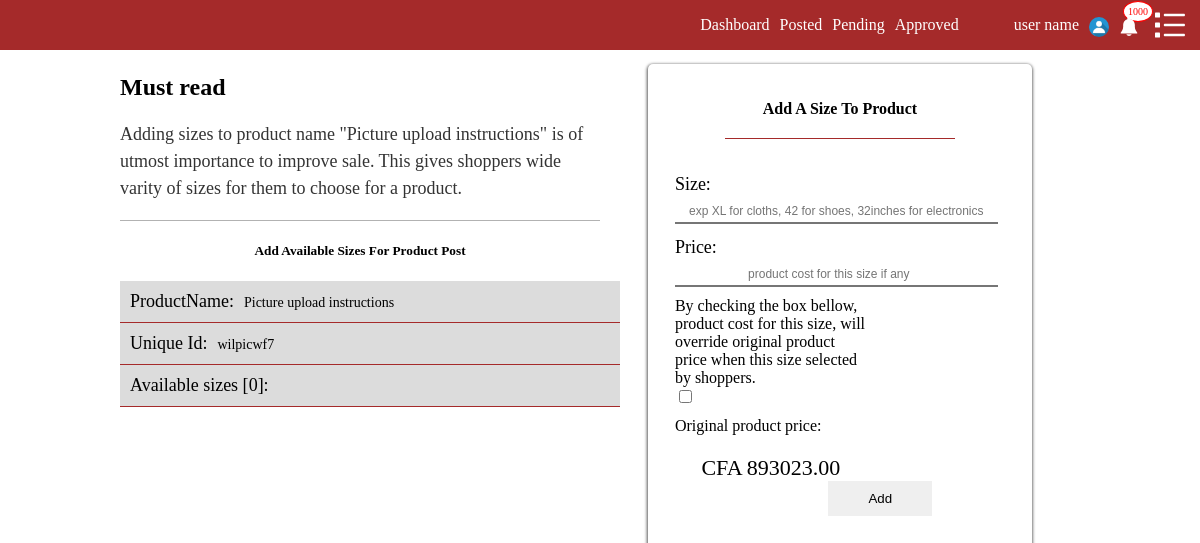
The page /userpannel/add/product/sizes/picture-upload-instructions-2453kcjcv3 on the database as committed earlier.
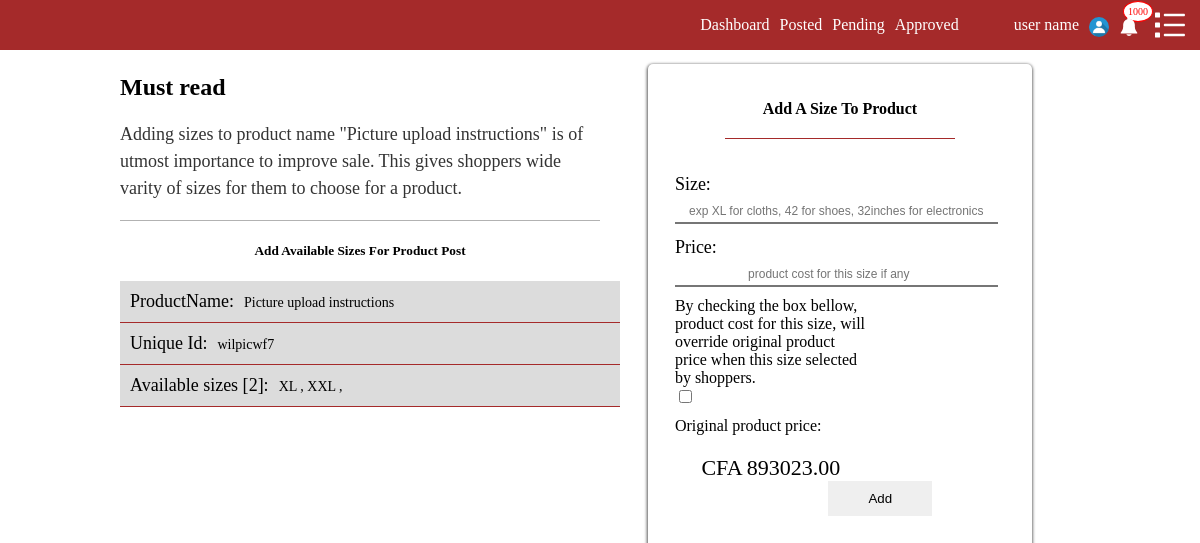
The same page on the database as committed later.
### products/models.py (models this page shows, shortened)
class Product(models.Model):
    stt             = (('posted','posted'),('pending','pending'),('sold','sold'))
    st              = (('Brand New','Brand New'),('Used','Used'))
    sl              = ((0,0),(20,20),(30,30),(35,35),(40,40),(45,45),(50,50),(60,60),(70,70),(80,80))
    created         = models.DateTimeField(auto_now_add=True,null=True)
    category        = models.ForeignKey(Category,on_delete=models.CASCADE,related_name="product_category",null=True)
    subcategory     = models.ForeignKey(SubCategory,on_delete=models.CASCADE,related_name="product_subcategory")
    productname     = models.CharField(max_length=50,null=True)
    picone          = models.ImageField(upload_to="productimage",null=True,blank=True)
    pictwo          = models.ImageField(upload_to="productimage",null=True,blank=True)
    picthree        = models.ImageField(upload_to="productimage",null=True,blank=True)
    picfour         = models.ImageField(upload_to="productimage",null=True,blank=True)
    descript        = models.TextField(null=True)
    brand           = models.CharField(max_length=100,null=True)
    model           = models.CharField(max_length=100,null=True)
    size            = models.CharField(max_length=100,null=True)
    color           = models.CharField(max_length=50,null=True)
    slug            = models.SlugField(null=True,blank=True)
    location        = models.CharField(null=True,max_length=200)
    user            = models.ForeignKey(CustomUser,on_delete=models.CASCADE,related_name="userproduct",null=True)
    status          = models.CharField(max_length=200,null=True,choices=stt,default="pending")
    state           = models.CharField(max_length=200,null=True,choices=st)
    uniqueid        = models.CharField(max_length=200,null=True,blank=True,unique=True)
    sales           = models.IntegerField(choices=sl,default=0 )
    pdprice         = models.DecimalField(max_digits=19,decimal_places=2,null=True,blank=False)
    salesprice      = models.DecimalField(max_digits=19,decimal_places=2,null=True,blank=True)
    pdcolor         = models.ManyToManyField('self',related_name="color_id",null=True,blank=True)
    availableseizes = models.ManyToManyField(ProductSize,null=True,related_name="avlprice")

class ProductSize(models.Model):
    user            = models.ForeignKey(CustomUser,on_delete=models.CASCADE,related_name="pdsize",null=True)
    created      = models.DateTimeField(auto_now_add=True,null=True)
    updated      = models.DateTimeField(auto_now=True,null=True)
    size         = models.CharField(max_length=200,null=True)
    sizeprice    = models.IntegerField(null=True)
    pricechange  = models.BooleanField(default=False)

### adminone/views.py (the view, shortened to what this page needs)
# urls.py: url(r'^add/product/sizes/(?P<slug>[\w-]+)$',views.Addsize,name="addsizes"),
def Addsize(request,slug):
    product = get_object_or_404(Product,slug=slug)
    form    = ProductSizefm(request.POST or None, request.FILES or None)
    context={'product':product,'form':form}
    template_name="adminone/addsizes.html"
    return render(request,template_name,context)

### products/forms.py
class ProductSizefm(forms.ModelForm):
    class Meta:
        model= ProductSize
        widgets={
        'sizeprice':forms.NumberInput(attrs={'class':'text-select','placeholder':'product cost for this size if any'}),
        'size':forms.TextInput(attrs={'class':'text-select','placeholder':'exp XL for cloths, 42 for shoes, 32inches for electronics'}),
        }
        exclude=('user','updated ','created')
        fields=('pricechange','sizeprice','size')

### adminone/templates/adminone/addsizes.html (shortened to what this page needs)
{% extends 'adminone/base.html' %}
{% load staticfiles %}
{% block content %}
<div class="pd-addon-container">
  <div class="current-product-info">
      <article>
        <h1>Must read</h1>
        <p>
          Adding sizes to product name "{{product.productname}}" is of utmost importance to improve sale.
          This gives shoppers  wide varity of sizes for them to choose for a product.
        </p>
      </article>
      <div class="pd-info-addon">
        <h5>Add Available Sizes For Product Post</h5>
        <div class="pd-info-field">
        <div class="pd-lable">
          ProductName:
        </div>
        <div class="pd-value">
            {{product.productname}}
        </div>
      </div>
      <div class="pd-info-field">
        <div class="pd-lable">
          Unique Id:
        </div>
        <div class="pd-value">
            {{product.uniqueid}}
        </div>
      </div>
      <div class="pd-info-field">
        <div class="pd-lable">
          Available sizes [{{product.availableseizes.all.count}}]:
        </div>
        <div class="pd-value">
        {% for sizes in product.availableseizes.all %}
      {{sizes.size}} ,
{% endfor %}
</div>
      </div>
      </div>
  </div>
  <div class="add_colors add_sizes">
<div class="form-container">
  <h4>Add A Size To Product<span class="alertsub" style="color:green">Submited!</span></h4>
  <form  action="{% url 'pannel:addsizes' slug=product.slug %}" method="post" enctype="multipart/form-data" >
   <div class="add_color_field_name">
<div class="add_on_section_one">
    <div class="field-container">
        <div class="lable">
         Size:
        </div>
        <div class="field">
        {{form.size}}
        </div>
        </div>
    <div class="field-container">
        <div class="lable">
         Price:
        </div>
        <div class="field">
        {{form.sizeprice}}
        </div>
        </div>
    <div class="field-container">
        <div class="lable-check">
            By checking the box bellow,
            product cost for this size, will
            override original product price when this size selected by shoppers.
        </div>
        <div class="field">
        {{form.pricechange}}
        </div>
        </div>
        <div class="field-container">
            <div class="lable-check">
                Original product price:
            </div>
            <div style="width:100%;text-align:center;font-size:22px;margin-top:20px;">
            CFA {{product.pdprice}}
            </div>
            </div>
            <div class="size_add">
 <button type="submit">Add</button>
 </div>
 </div>
</form>
</div>
</div>
{% endblock %}

Rows that differ between the two databases and show on the page:
computed for Product "Picture upload instructions": availableseizes.all.count "0" → "2"
added ProductSize: size "XL"
added ProductSize: size "XXL"
